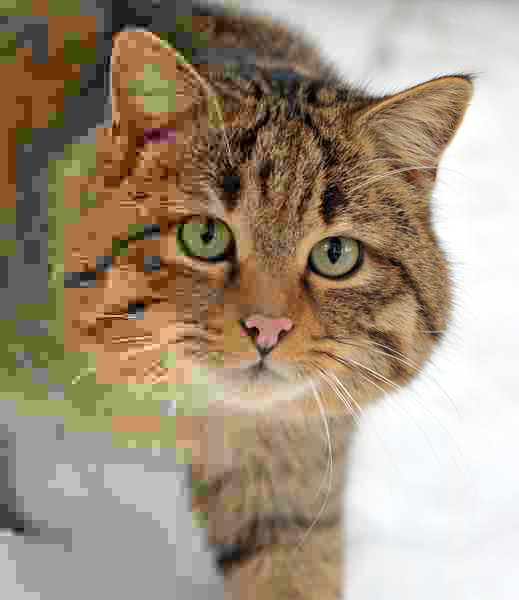
#> input picture digital-methods/l4/input.jpg, 519 x 600 px
$ python 02_crop_resize.py
#> lines starting #> are read from the running program, lines starting #| are printed output that depends on the picture
import cv2
import matplotlib
matplotlib.use('Agg')
import matplotlib.pyplot as plt

image = cv2.imread('input.jpg')
#> image is the input picture: shape (600, 519, 3); mean B, G, R 126.4, 147.3, 163.4
if image is None:
    raise RuntimeError("Could not open input.jpg")
# Crop
height, width = image.shape[:2]
#> height = 600; width = 519
start_row, start_col = int(height * .25), int(width * .25)
#> start_row = 150; start_col = 129
end_row, end_col = int(height * .75), int(width * .75)
#> end_row = 450; end_col = 389
cropped = image[start_row:end_row, start_col:end_col]
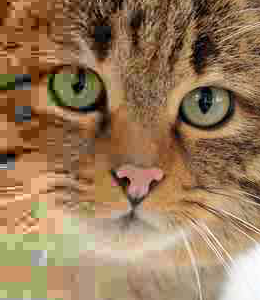
#> cropped: shape (300, 260, 3); mean B, G, R 89, 121.8, 152.9
# Resize
resized = cv2.resize(cropped, (300, 300), interpolation=cv2.INTER_CUBIC)
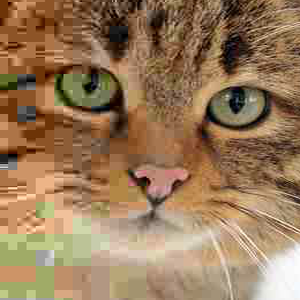
#> resized: shape (300, 300, 3); mean B, G, R 89, 121.8, 152.9

cv2.imwrite('output_02_cropped.jpg', cropped)
cv2.imwrite('output_02_resized.jpg', resized)

plt.figure(figsize=(12, 6), dpi=100)
plt.subplot(1, 3, 1), plt.imshow(cv2.cvtColor(image, cv2.COLOR_BGR2RGB))
plt.title('Original'), plt.xticks([]), plt.yticks([])
plt.subplot(1, 3, 2), plt.imshow(cv2.cvtColor(cropped, cv2.COLOR_BGR2RGB))
plt.title('Cropped'), plt.xticks([]), plt.yticks([])
plt.subplot(1, 3, 3), plt.imshow(cv2.cvtColor(resized, cv2.COLOR_BGR2RGB))
plt.title('Resized'), plt.xticks([]), plt.yticks([])
plt.savefig('result_02.png', bbox_inches='tight')
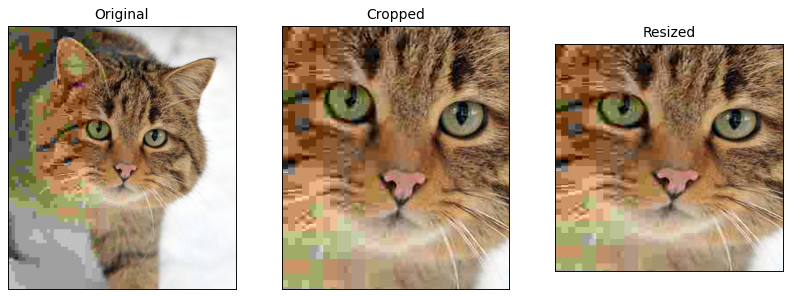
#> figure drawn by matplotlib, 3 panels
print("02_crop_resize.py completed")

$ run again, with digital-methods/l4/input2.jpg copied over digital-methods/l4/input.jpg
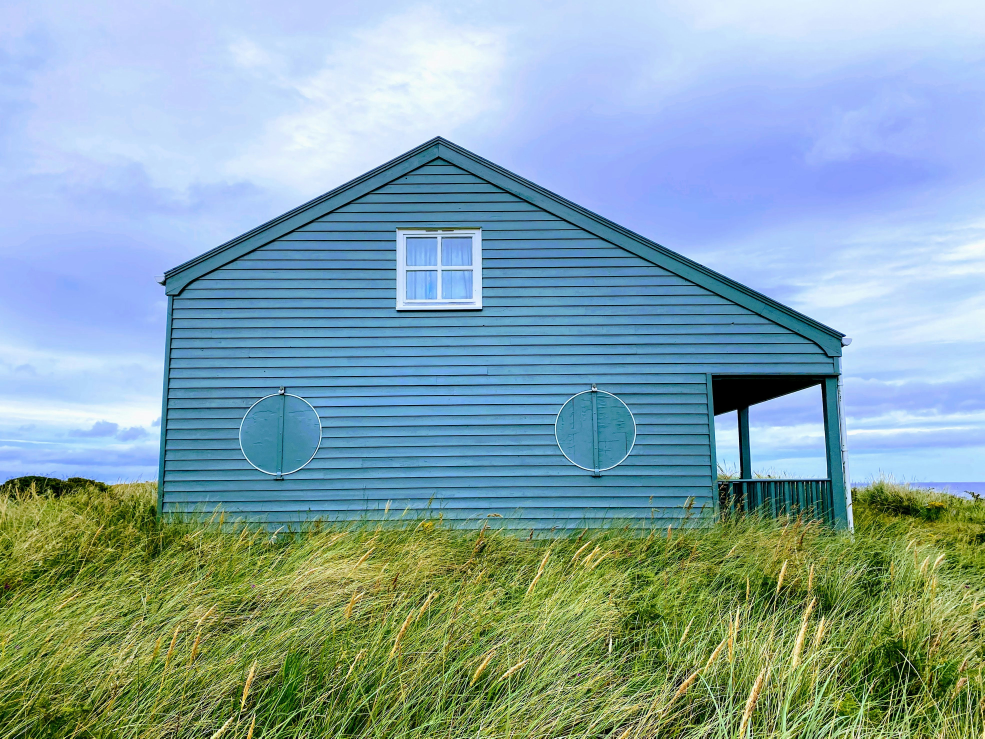
#> input picture digital-methods/l4/input2.jpg, 3939 x 2954 px (shown at 1/4 size)
#> image is the input picture: shape (2954, 3939, 3); mean B, G, R 169.3, 165, 134.6
#> `resized = cv2.resize(cropped, (300, 300), interpolation=cv2.INTER_CUBIC)`:
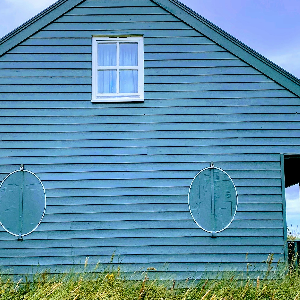
#> resized: shape (300, 300, 3); mean B, G, R 168.7, 142.4, 91.4
#> `plt.savefig('result_02.png', bbox_inches='tight')`:
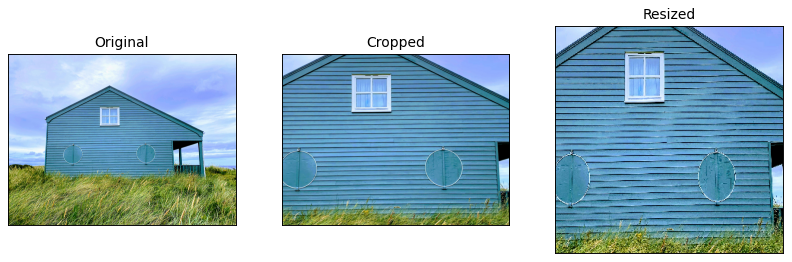
#> figure drawn by matplotlib, 3 panels
